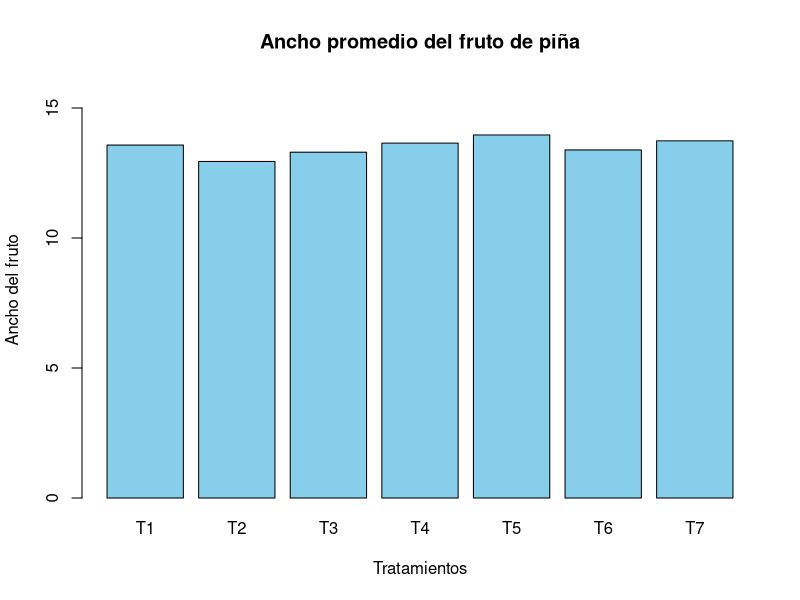

Reproduce this figure in R.
## ---- chunk 1
#| label: cargar-datos
#| message: false

library(readxl)

datos <- read_excel("Base_organizada_ancho_fruto_pina.xlsx")

datos$Tratamiento <- as.factor(datos$Tratamiento)
datos$Bloque <- as.factor(datos$Bloque)

head(datos)
## ---- chunk 2
#| label: anova

modelo <- aov(Ancho_promedio ~ Bloque + Tratamiento,
              data = datos)

summary(modelo)
## ---- chunk 3
#| label: tukey

tukey <- TukeyHSD(modelo, "Tratamiento")

tukey
## ---- chunk 4
#| label: grafica
#| fig-width: 9
#| fig-height: 5

medias <- aggregate(Ancho_promedio ~ Tratamiento,
                    data = datos, FUN = mean)

barplot(medias$Ancho_promedio,
        names.arg = medias$Tratamiento,
        col = "skyblue",
        main = "Ancho promedio del fruto de piña",
        xlab = "Tratamientos",
        ylab = "Ancho del fruto",
        ylim = c(0, 16))
